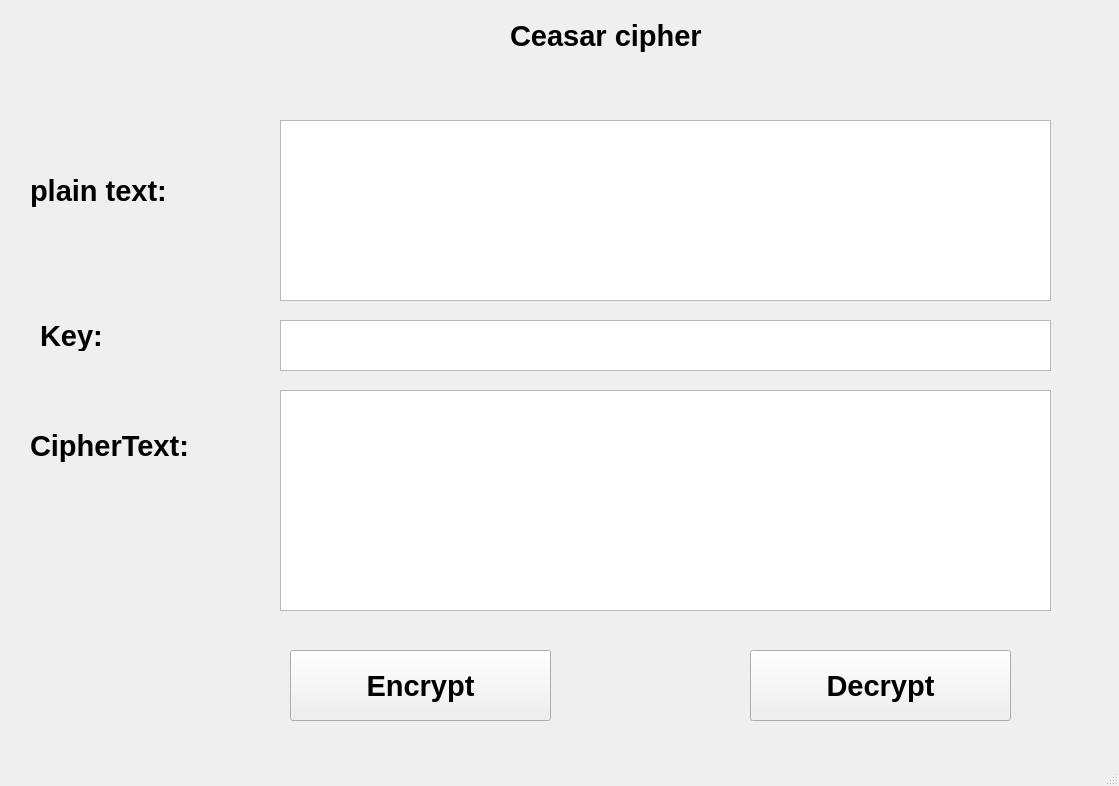
<?xml version="1.0" encoding="UTF-8"?>
<ui version="4.0">
 <class>MainWindow</class>
 <widget class="QMainWindow" name="MainWindow">
  <property name="geometry">
   <rect>
    <x>0</x>
    <y>0</y>
    <width>1119</width>
    <height>786</height>
   </rect>
  </property>
  <property name="windowTitle">
   <string>MainWindow</string>
  </property>
  <widget class="QWidget" name="centralwidget">
   <property name="font">
    <font>
     <pointsize>22</pointsize>
     <weight>75</weight>
     <bold>true</bold>
    </font>
   </property>
   <widget class="QPlainTextEdit" name="txt_plain_text">
    <property name="geometry">
     <rect>
      <x>280</x>
      <y>120</y>
      <width>771</width>
      <height>181</height>
     </rect>
    </property>
   </widget>
   <widget class="QPlainTextEdit" name="txt_key">
    <property name="geometry">
     <rect>
      <x>280</x>
      <y>320</y>
      <width>771</width>
      <height>51</height>
     </rect>
    </property>
   </widget>
   <widget class="QPlainTextEdit" name="txt_cipher_text">
    <property name="geometry">
     <rect>
      <x>280</x>
      <y>390</y>
      <width>771</width>
      <height>221</height>
     </rect>
    </property>
   </widget>
   <widget class="QLabel" name="label">
    <property name="geometry">
     <rect>
      <x>510</x>
      <y>10</y>
      <width>291</width>
      <height>51</height>
     </rect>
    </property>
    <property name="autoFillBackground">
     <bool>false</bool>
    </property>
    <property name="frameShadow">
     <enum>QFrame::Plain</enum>
    </property>
    <property name="lineWidth">
     <number>0</number>
    </property>
    <property name="text">
     <string>Ceasar cipher</string>
    </property>
    <property name="textFormat">
     <enum>Qt::PlainText</enum>
    </property>
    <property name="margin">
     <number>0</number>
    </property>
    <property name="indent">
     <number>0</number>
    </property>
   </widget>
   <widget class="QLabel" name="label_2">
    <property name="geometry">
     <rect>
      <x>30</x>
      <y>130</y>
      <width>191</width>
      <height>121</height>
     </rect>
    </property>
    <property name="autoFillBackground">
     <bool>false</bool>
    </property>
    <property name="frameShadow">
     <enum>QFrame::Plain</enum>
    </property>
    <property name="lineWidth">
     <number>0</number>
    </property>
    <property name="midLineWidth">
     <number>0</number>
    </property>
    <property name="text">
     <string>plain text:</string>
    </property>
    <property name="textFormat">
     <enum>Qt::PlainText</enum>
    </property>
    <property name="margin">
     <number>0</number>
    </property>
    <property name="indent">
     <number>0</number>
    </property>
   </widget>
   <widget class="QLabel" name="label_3">
    <property name="geometry">
     <rect>
      <x>40</x>
      <y>320</y>
      <width>91</width>
      <height>31</height>
     </rect>
    </property>
    <property name="autoFillBackground">
     <bool>false</bool>
    </property>
    <property name="frameShadow">
     <enum>QFrame::Plain</enum>
    </property>
    <property name="lineWidth">
     <number>0</number>
    </property>
    <property name="text">
     <string>Key:</string>
    </property>
    <property name="textFormat">
     <enum>Qt::PlainText</enum>
    </property>
    <property name="margin">
     <number>0</number>
    </property>
    <property name="indent">
     <number>0</number>
    </property>
   </widget>
   <widget class="QLabel" name="label_4">
    <property name="geometry">
     <rect>
      <x>30</x>
      <y>390</y>
      <width>231</width>
      <height>111</height>
     </rect>
    </property>
    <property name="autoFillBackground">
     <bool>false</bool>
    </property>
    <property name="frameShadow">
     <enum>QFrame::Plain</enum>
    </property>
    <property name="lineWidth">
     <number>0</number>
    </property>
    <property name="text">
     <string>CipherText:</string>
    </property>
    <property name="textFormat">
     <enum>Qt::PlainText</enum>
    </property>
    <property name="margin">
     <number>0</number>
    </property>
    <property name="indent">
     <number>0</number>
    </property>
   </widget>
   <widget class="QPushButton" name="Encrypt">
    <property name="geometry">
     <rect>
      <x>290</x>
      <y>650</y>
      <width>261</width>
      <height>71</height>
     </rect>
    </property>
    <property name="text">
     <string>Encrypt</string>
    </property>
   </widget>
   <widget class="QPushButton" name="Decrypt">
    <property name="geometry">
     <rect>
      <x>750</x>
      <y>650</y>
      <width>261</width>
      <height>71</height>
     </rect>
    </property>
    <property name="text">
     <string>Decrypt</string>
    </property>
   </widget>
  </widget>
  <widget class="QMenuBar" name="menubar">
   <property name="geometry">
    <rect>
     <x>0</x>
     <y>0</y>
     <width>1119</width>
     <height>26</height>
    </rect>
   </property>
  </widget>
  <widget class="QStatusBar" name="statusbar"/>
 </widget>
 <resources/>
 <connections/>
</ui>
